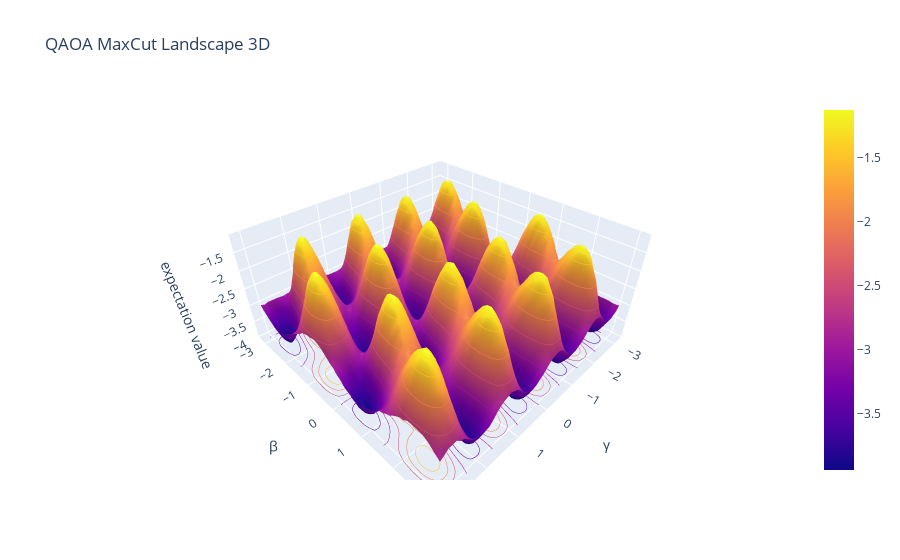

Notebook code cell kept with this figure:
### Code cell
# Plot landscape in 3D 
plot_landscape_3d(landscape)
